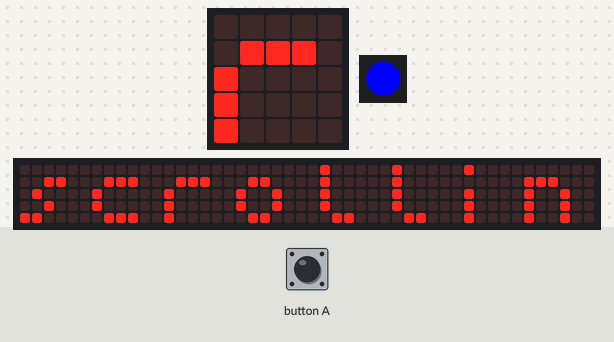
Recording of a program running on a simulated Calliope mini (MakeCode). Shown: the board's 5×5 LED display, 1 RGB LEDs in strip order, left to right, a strip that is not on the board, showing the scrolling text unrolled. The inputs (shaded band) are chosen by the test bench. The 48×5 strip is a reading aid, not a part: it shows the text the display is scrolling, unrolled, one strip-width of it at a time.

Above: at 4.05 s.
4.1 s: button A pressed 5 times (0.12 s each, 0.3 s apart)
At 4.34 s:
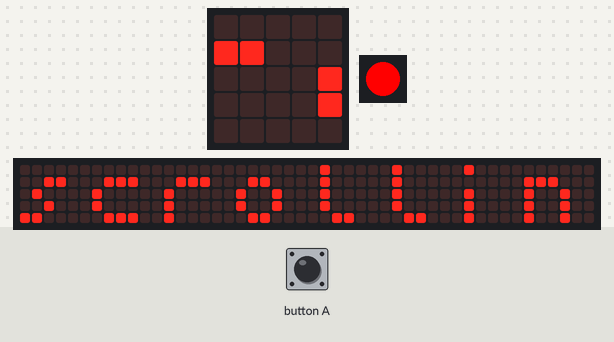
15.8 s: button A pressed for 0.15 s
At 16.22 s:
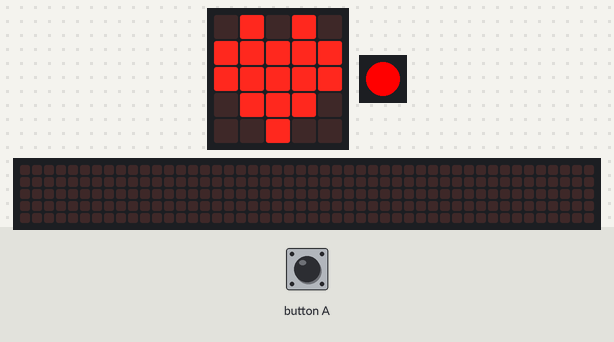
At 17.23 s:
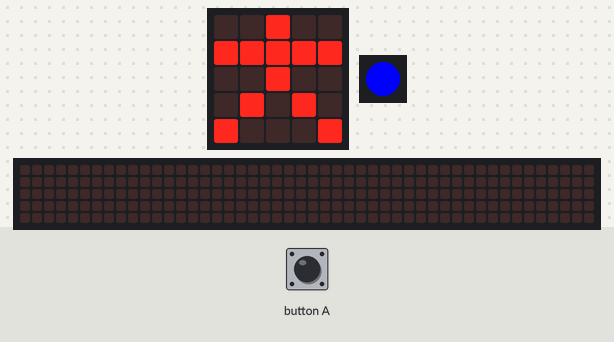
Timing chart, 0 to 17.5 s (numbered marks = the images above; inputs shaded):
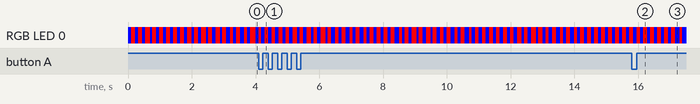

The program:

concurrentLoopsTest.py
```python
abortScrolling = False

def handleLeds():
    if not abortScrolling:
        basic.show_icon(IconNames.HEART)
        basic.pause(100)
        basic.show_icon(IconNames.STICK_FIGURE)
        basic.pause(100)
        basic.show_string("scrollingText")
        basic.pause(100)
basic.forever(handleLeds)

def handleSingleLed():
    basic.set_led_color(0x0000ff)
    basic.pause(100)
    basic.set_led_color(0xff0000)
    basic.pause(100)
basic.forever(handleSingleLed)

def on_button_pressed_a():
    global abortScrolling
    abortScrolling = not abortScrolling
input.on_button_pressed(Button.A, on_button_pressed_a)
```

Measured:
- after the input at 15.8 s, the display: first differs from a run without the input after 0.16 s (image 2)
